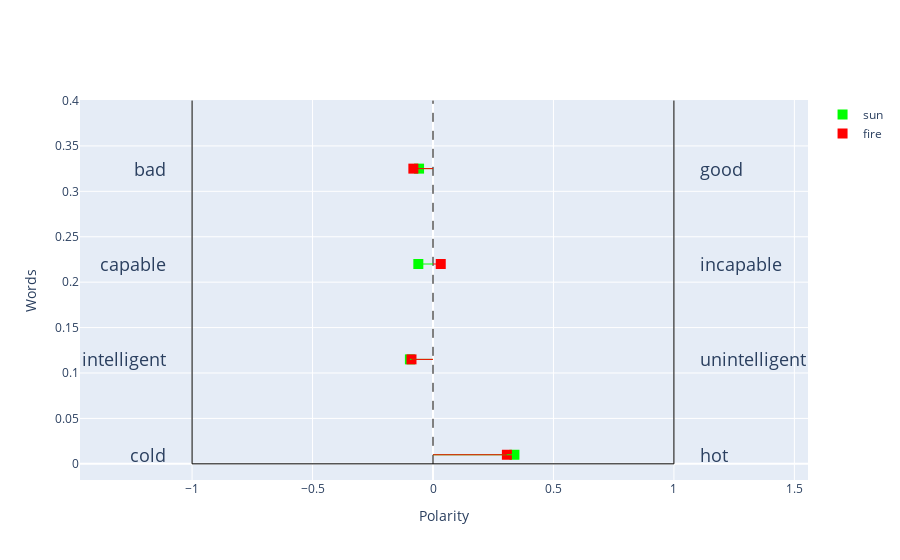

Source (notebook cell):
### Code cell
word1 = "fire"
context1 = "the fire is burning"
wp = WordPolarity(model, antonym_path=antonym_path, method='base-change', number_polar=4)
polarity_base_change1 = wp.analyze_word(word1, context1)

word = "sun"
context = "the sun is shining today and it is a beautiful hot day"
polarity_base_change = wp.analyze_word(word, context)

plot_word_polarity([word, word1],  [polarity_base_change, polarity_base_change1])

### Figure 1 — Plotly figure (JSON) as saved in the notebook; plotly's stock layout.template omitted (floating-point values rounded to 4 significant figures)
{"data": [{"marker": {"color": "rgb(0, 255, 0)", "size": 10, "symbol": "square"}, "mode": "markers", "name": "sun", "showlegend": true, "type": "scatter", "x": [0.338], "y": [0.01]}, {"marker": {"color": "rgb(255, 0, 0)", "size": 10, "symbol": "square"}, "mode": "markers", "name": "fire", "showlegend": true, "type": "scatter", "x": [0.3067], "y": [0.01]}, {"marker": {"color": "rgb(0, 255, 0)", "size": 10, "symbol": "square"}, "mode": "markers", "name": "sun", "showlegend": false, "type": "scatter", "x": [-0.09588], "y": [0.115]}, {"marker": {"color": "rgb(255, 0, 0)", "size": 10, "symbol": "square"}, "mode": "markers", "name": "fire", "showlegend": false, "type": "scatter", "x": [-0.08927], "y": [0.115]}, {"marker": {"color": "rgb(0, 255, 0)", "size": 10, "symbol": "square"}, "mode": "markers", "name": "sun", "showlegend": false, "type": "scatter", "x": [-0.06089], "y": [0.22]}, {"marker": {"color": "rgb(255, 0, 0)", "size": 10, "symbol": "square"}, "mode": "markers", "name": "fire", "showlegend": false, "type": "scatter", "x": [0.03216], "y": [0.22]}, {"marker": {"color": "rgb(0, 255, 0)", "size": 10, "symbol": "square"}, "mode": "markers", "name": "sun", "showlegend": false, "type": "scatter", "x": [-0.05788], "y": [0.325]}, {"marker": {"color": "rgb(255, 0, 0)", "size": 10, "symbol": "square"}, "mode": "markers", "name": "fire", "showlegend": false, "type": "scatter", "x": [-0.08153], "y": [0.325]}], "layout": {"annotations": [{"font": {"size": 18}, "showarrow": false, "text": "cold", "x": -1.1, "xanchor": "right", "y": 0.01}, {"font": {"size": 18}, "showarrow": false, "text": "hot", "x": 1.1, "xanchor": "left", "y": 0.01}, {"font": {"size": 18}, "showarrow": false, "text": "intelligent", "x": -1.1, "xanchor": "right", "y": 0.115}, {"font": {"size": 18}, "showarrow": false, "text": "unintelligent", "x": 1.1, "xanchor": "left", "y": 0.115}, {"font": {"size": 18}, "showarrow": false, "text": "capable", "x": -1.1, "xanchor": "right", "y": 0.22}, {"font": {"size": 18}, "showarrow": false, "text": "incapable", "x": 1.1, "xanchor": "left", "y": 0.22}, {"font": {"size": 18}, "showarrow": false, "text": "bad", "x": -1.1, "xanchor": "right", "y": 0.325}, {"font": {"size": 18}, "showarrow": false, "text": "good", "x": 1.1, "xanchor": "left", "y": 0.325}], "shapes": [{"line": {"color": "black", "width": 1}, "type": "line", "x0": -1, "x1": 1, "y0": 0, "y1": 0}, {"line": {"color": "black", "width": 1}, "type": "line", "x0": -1, "x1": -1, "y0": 0, "y1": 0.4}, {"line": {"color": "black", "width": 1}, "type": "line", "x0": 1, "x1": 1, "y0": 0, "y1": 0.4}, {"line": {"color": "black", "dash": "dash", "width": 1}, "type": "line", "x0": 0, "x1": 0, "y0": 0, "y1": 0.4}, {"line": {"color": "rgb(0, 255, 0)", "width": 1}, "type": "line", "x0": 0.338, "x1": 0, "y0": 0.01, "y1": 0.01}, {"line": {"color": "rgb(255, 0, 0)", "width": 1}, "type": "line", "x0": 0.3067, "x1": 0, "y0": 0.01, "y1": 0.01}, {"line": {"color": "rgb(0, 255, 0)", "width": 1}, "type": "line", "x0": -0.09588, "x1": 0, "y0": 0.115, "y1": 0.115}, {"line": {"color": "rgb(255, 0, 0)", "width": 1}, "type": "line", "x0": -0.08927, "x1": 0, "y0": 0.115, "y1": 0.115}, {"line": {"color": "rgb(0, 255, 0)", "width": 1}, "type": "line", "x0": -0.06089, "x1": 0, "y0": 0.22, "y1": 0.22}, {"line": {"color": "rgb(255, 0, 0)", "width": 1}, "type": "line", "x0": 0.03216, "x1": 0, "y0": 0.22, "y1": 0.22}, {"line": {"color": "rgb(0, 255, 0)", "width": 1}, "type": "line", "x0": -0.05788, "x1": 0, "y0": 0.325, "y1": 0.325}, {"line": {"color": "rgb(255, 0, 0)", "width": 1}, "type": "line", "x0": -0.08153, "x1": 0, "y0": 0.325, "y1": 0.325}], "xaxis": {"autorange": true, "range": [-1, 1], "title": {"text": "Polarity"}}, "yaxis": {"autorange": true, "title": {"text": "Words"}}}}
